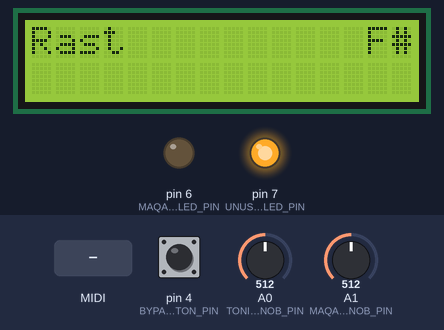
A sketch run on a simulated Arduino Uno, built with avr-gcc and run on an emulated ATmega328P. On the bench: 16×2 character LCD, output pins drawn as LEDs (lit = HIGH). The test bench sets the inputs (shaded band); at power-on: pin 4 (BYPASS_BUTTON_PIN) HIGH, A0 (TONIC_KNOB_PIN) = 512, A1 (MAQAM_KNOB_PIN) = 512. MIDI output is not drawn.

Above: at 2.2 s.
2.3 s: pin 4 (BYPASS_BUTTON_PIN) pulled LOW for 0.15 s
At 3.5 s:
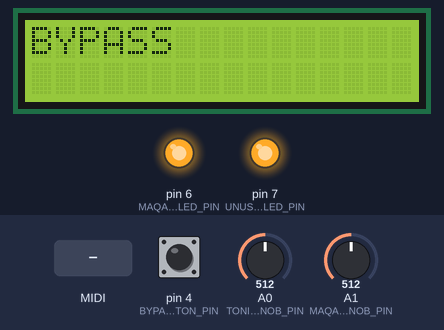
3.9 s: pin 4 (BYPASS_BUTTON_PIN) pulled LOW for 1 s
At 4.9 s:
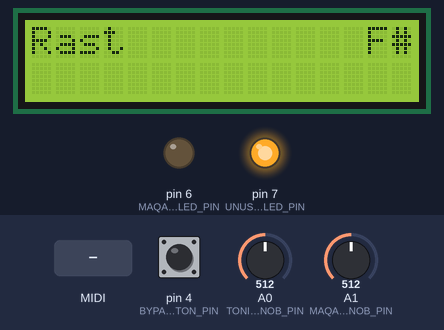
6.4 s: A0 (TONIC_KNOB_PIN) set to 716
At 6.8 s:
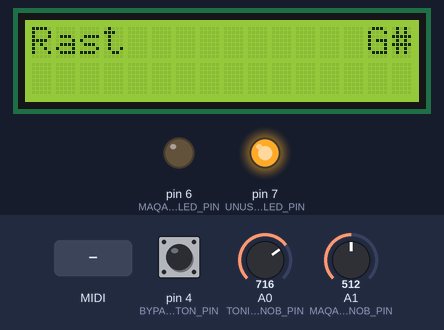
7.9 s: A1 (MAQAM_KNOB_PIN) set to 716
At 9.1 s:
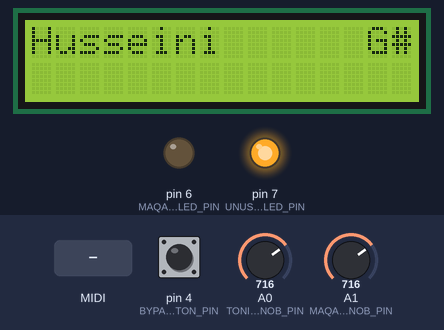
9.4 s: MIDI note 36 received
At 10.4 s:
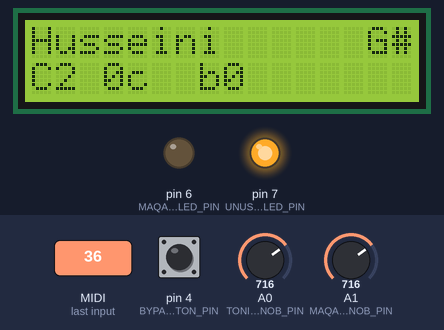
10.9 s: MIDI note 64 received
At 11.6 s:
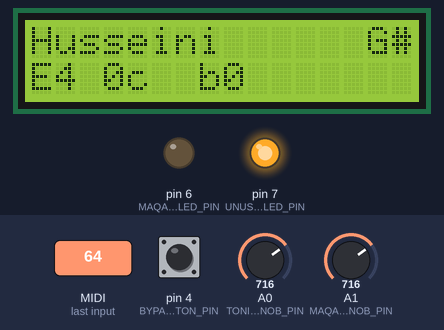
Timing chart, 0 to 13.4 s (numbered marks = the images above; inputs shaded):
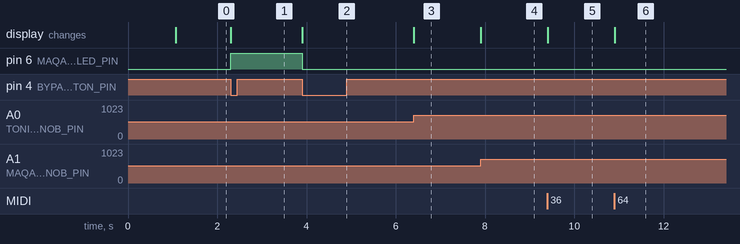

The sketch:

maqamatron.ino
```cpp
// Maqamatron: retunes a mono synth to Arabic maqam quarter tones.
//
// Sits between a MIDI keyboard and a synth. Before each note it sends a
// pitch bend that puts the note where the selected maqam wants it, with the
// keyboard's pitch wheel added on top. Other MIDI passes through.
//
// This file wires the MIDI port, knobs and button to the Engine
// (src/engine.h), which does the tuning.

#include <MIDI.h>
#include <EEPROM.h>

#include "src/settings.h"
#include "src/version.h"
#include "src/maqams.h"
#include "src/frontPanelDisplay.h"
#include "src/controls.h"
#include "src/synth.h"
#include "src/engine.h"
#include "src/settingsStore.h"
#include "src/settingsMenu.h"

MIDI_CREATE_DEFAULT_INSTANCE();

class MidiSynth : public Synth {
public:
  void noteOn(uint8_t channel, uint8_t note, uint8_t velocity) override {
    MIDI.sendNoteOn(note, velocity, channel);
  }
  void noteOff(uint8_t channel, uint8_t note, uint8_t velocity) override {
    MIDI.sendNoteOff(note, velocity, channel);
  }
  void bend(uint8_t channel, int16_t bend) override {
    MIDI.sendPitchBend(bend, channel);
  }
  void passThrough(bool on) override {
    if (on) {
      MIDI.turnThruOn();
    } else {
      MIDI.turnThruOff();
    }
  }
};

MidiSynth synth;
FrontPanelDisplay display;
const EngineSettings DEFAULT_SETTINGS = { BEND_RANGE_CENTS, WHEEL_DEAD_ZONE, NOTE_PRIORITY };
const int SETTINGS_EEPROM_ADDRESS = 0;

Engine engine(synth, display, DEFAULT_SETTINGS);

EngineSettings loadSettings() {
  uint8_t bytes[SETTINGS_BYTES];
  EEPROM.get(SETTINGS_EEPROM_ADDRESS, bytes);
  return decodeSettings(bytes, DEFAULT_SETTINGS);
}

// EEPROM.put() skips bytes that haven't changed, which saves wear.
void saveSettings(const EngineSettings& settings) {
  uint8_t bytes[SETTINGS_BYTES];
  encodeSettings(settings, bytes);
  EEPROM.put(SETTINGS_EEPROM_ADDRESS, bytes);
}

void readControls() {
  controlsUpdate();

  if (controlsKnobsChanged()) {
    engine.setMaqam(controlsTonic(), controlsMaqam());
  }
  if (controlsBypassPressed()) {
    engine.toggleBypass();
  }
}

// The MIDI library takes plain functions, not member functions.
void handleNoteOn(byte channel, byte note, byte velocity)  { engine.noteOn(channel, note, velocity); }
void handleNoteOff(byte channel, byte note, byte velocity) { engine.noteOff(channel, note, velocity); }
void handlePitchBend(byte channel, int bend)               { engine.wheel(channel, bend); }

// Forwards the message MIDI.read() just received, unless the engine handles
// it. Song Position, Song Select and MIDI timecode aren't needed between a
// keyboard and a synth, so they're dropped.
void forwardOtherMessage() {
  midi::MidiType type = MIDI.getType();

  switch (type) {
    case midi::NoteOn:
    case midi::NoteOff:
    case midi::PitchBend:
      break;

    case midi::ControlChange:
    case midi::ProgramChange:
    case midi::AfterTouchChannel:
    case midi::AfterTouchPoly:
      MIDI.send(type, MIDI.getData1(), MIDI.getData2(), MIDI.getChannel());
      break;

    case midi::Clock:
    case midi::Start:
    case midi::Continue:
    case midi::Stop:
    case midi::ActiveSensing:
    case midi::SystemReset:
    case midi::TuneRequest:
      MIDI.sendRealTime(type);
      break;

    case midi::SystemExclusive:
      // The stored message already includes the F0 and F7 bytes.
      MIDI.sendSysEx(MIDI.getSysExArrayLength(), MIDI.getSysExArray(), true);
      break;

    default:
      break;
  }
}

void setup() {
  display.begin();
  display.showVersion(FIRMWARE_VERSION);
  controlsBegin(maqamCount);

  EngineSettings settings = loadSettings();
  if (controlsBypassHeld()) {
    runSettingsMenu(display, settings);
    saveSettings(settings);
  }
  engine.setSettings(settings);

  MIDI.setHandleNoteOn(handleNoteOn);
  MIDI.setHandleNoteOff(handleNoteOff);
  MIDI.setHandlePitchBend(handlePitchBend);
  MIDI.begin(MIDI_CHANNEL_OMNI);
  MIDI.turnThruOff();                       // forwardOtherMessage() forwards instead

  // Not readControls(): the menu may have read the knobs already, so they
  // wouldn't count as changed.
  controlsUpdate();
  engine.setMaqam(controlsTonic(), controlsMaqam());
}

void loop() {
  // In bypass, the library's thru has already forwarded the message.
  if (MIDI.read() && !engine.bypassed()) {
    forwardOtherMessage();
  }
  readControls();
  display.update();
}
```

bend.cpp
```cpp
#include "bend.h"

#include <stdlib.h>   // abs()

int16_t centsToBend(int16_t cents, int16_t rangeCents) {
  int32_t bend = (int32_t)cents * 8192 / rangeCents;   // 32 bits: 50 * 8192 overflows 16
  if (bend < BEND_MIN) bend = BEND_MIN;
  if (bend > BEND_MAX) bend = BEND_MAX;
  return (int16_t)bend;
}

int16_t combineBend(int16_t wheelBend, int16_t noteBend) {
  int16_t total = wheelBend + noteBend;          // at most about +/-16000, fits in 16 bits
  if (total < BEND_MIN) total = BEND_MIN;
  if (total > BEND_MAX) total = BEND_MAX;
  return total;
}

int16_t applyWheelDeadZone(int16_t wheelBend, int16_t deadZone) {
  if (abs(wheelBend) < deadZone) {
    return 0;
  }
  return wheelBend;
}
```

bend.h
```cpp
// Pitch bend math.

#pragma once

#include <stdint.h>

// MIDI pitch bend is 14 bits; the MIDI library centres it on 0.
const int16_t BEND_MIN = -8192;
const int16_t BEND_MAX = 8191;

// rangeCents: the synth's full bend range, e.g. 200 for +/-2 semitones.
int16_t centsToBend(int16_t cents, int16_t rangeCents);

// Clamped to the bend range, so at the edges the maqam offset is lost
// (e.g. a half-flat with the wheel fully down).
int16_t combineBend(int16_t wheelBend, int16_t noteBend);

// Values within deadZone of 0 become 0.
int16_t applyWheelDeadZone(int16_t wheelBend, int16_t deadZone);
```

controls.cpp
```cpp
#include "controls.h"

#include <Arduino.h>

static const int TONIC_KNOB_PIN    = A0;
static const int MAQAM_KNOB_PIN    = A1;
static const int BYPASS_BUTTON_PIN = 4;     // LOW while pressed

static const unsigned long BYPASS_BUTTON_DEBOUNCE_MS = 30;

static int16_t maqamSlices = 1;

// -1 so the first update always counts as a change.
static int16_t tonicSlice = -1;
static int16_t maqamSlice = -1;

static int lastBypassButtonReading = HIGH;
static unsigned long lastBypassButtonChangeTime = 0;

static bool knobsChanged  = false;
static bool bypassPressed = false;

// 1024, not 1023, so the top slice is as wide as the others.
int16_t controlsTonicKnob(int16_t slices) {
  return map(analogRead(TONIC_KNOB_PIN), 0, 1024, 0, slices);
}

int16_t controlsMaqamKnob(int16_t slices) {
  return map(analogRead(MAQAM_KNOB_PIN), 0, 1024, 0, slices);
}

bool controlsBypassHeld() {
  return digitalRead(BYPASS_BUTTON_PIN) == LOW;
}

static void readKnobs() {
  int16_t newTonic = controlsTonicKnob(12);
  int16_t newMaqam = controlsMaqamKnob(maqamSlices);

  if (newTonic != tonicSlice || newMaqam != maqamSlice) {
    tonicSlice = newTonic;
    maqamSlice = newMaqam;
    knobsChanged = true;
  }
}

// Reports the moment of pressing, not holding. After any change the pin is
// ignored while the contacts bounce; no delay(), so MIDI keeps flowing.
static void readBypassButton() {
  if (millis() - lastBypassButtonChangeTime < BYPASS_BUTTON_DEBOUNCE_MS) {
    return;
  }

  int reading = digitalRead(BYPASS_BUTTON_PIN);
  if (reading == lastBypassButtonReading) {
    return;
  }

  lastBypassButtonChangeTime = millis();
  lastBypassButtonReading = reading;

  if (reading == LOW) {
    bypassPressed = true;
  }
}

void controlsBegin(int16_t maqamCount) {
  maqamSlices = maqamCount;
  pinMode(BYPASS_BUTTON_PIN, INPUT_PULLUP); // internal resistor holds the pin HIGH until pressed
}

void controlsUpdate() {
  knobsChanged  = false;
  bypassPressed = false;

  readKnobs();
  readBypassButton();
}

int16_t controlsTonic() {
  return tonicSlice;
}

int16_t controlsMaqam() {
  return maqamSlice;
}

bool controlsKnobsChanged() {
  return knobsChanged;
}

bool controlsBypassPressed() {
  return bypassPressed;
}
```

controls.h
```cpp
// The tonic knob, maqam knob and bypass button. Reports what changed;
// what a change means is up to the caller.

#pragma once

#include <stdint.h>

void controlsBegin(int16_t maqamCount);

// Call every loop(), before the functions below.
void controlsUpdate();

// Knob positions: tonic 0-11, maqam 0 to maqamCount - 1.
int16_t controlsTonic();
int16_t controlsMaqam();

// Which of `slices` equal parts each knob is in, read now. For the
// settings menu, which divides the knobs its own way.
int16_t controlsTonicKnob(int16_t slices);
int16_t controlsMaqamKnob(int16_t slices);

// Whether the button is down right now. For checking at power-on.
bool controlsBypassHeld();

// True only for the update in which it happened.
bool controlsKnobsChanged();
bool controlsBypassPressed();
```

display.h
```cpp
// What the engine shows the player. FrontPanelDisplay is the real one.
// The engine calls these between MIDI messages, so they must return quickly.

#pragma once

#include <stdint.h>

class Display {
public:
  virtual void showMaqam(const char* maqamName, int16_t tonic, bool bypass) = 0;

  // A note that was just tuned, its offset and the bend sent.
  virtual void showNote(uint8_t note, int16_t cents, int16_t bend) = 0;
};
```

engine.cpp
```cpp
#include "engine.h"

#include "maqams.h"
#include "bend.h"

Engine::Engine(Synth& synth, Display& display, EngineSettings settings)
  : synth(synth), display(display), settings(settings) {}

bool Engine::bypassed() const {
  return bypass;
}

// noteOn, noteOff and wheel keep their state up to date even in bypass,
// so leaving bypass tunes whatever is held at that moment.

void Engine::noteOn(uint8_t channel, uint8_t note, uint8_t velocity) {
  heldNotes.add(note);
  lastNoteChannel = channel;
  if (bypass) {
    return;
  }

  // Bend first, so the note doesn't start out of tune.
  tuneSoundingNote(channel);
  synth.noteOn(channel, note, velocity);
}

void Engine::noteOff(uint8_t channel, uint8_t note, uint8_t velocity) {
  heldNotes.remove(note);
  if (bypass) {
    return;
  }

  synth.noteOff(channel, note, velocity);

  // A mono synth falls back to another held key, which needs its own bend.
  if (heldNotes.any()) {
    tuneSoundingNote(channel);
  }
}

void Engine::wheel(uint8_t channel, int16_t bend) {
  wheelBend = applyWheelDeadZone(bend, settings.wheelDeadZone);
  if (bypass) {
    return;
  }
  sendCombinedBend(channel);
}

void Engine::setMaqam(int16_t newTonic, int16_t newMaqam) {
  tonic = newTonic;
  maqam = newMaqam;
  display.showMaqam(maqams[maqam].name, tonic, bypass);
  retuneHeldNote();
}

void Engine::toggleBypass() {
  bypass = !bypass;

  if (bypass) {
    // Thru won't send a bend, so the synth would stay bent by the last
    // maqam offset. Drop it now, keeping the wheel.
    noteBend = 0;
    sendCombinedBend(lastNoteChannel);
    synth.passThrough(true);
  } else {
    synth.passThrough(false);
    retuneHeldNote();
  }

  display.showMaqam(maqams[maqam].name, tonic, bypass);
}

void Engine::setSettings(EngineSettings newSettings) {
  settings = newSettings;
}

int16_t Engine::sendCombinedBend(uint8_t channel) {
  int16_t total = combineBend(wheelBend, noteBend);
  synth.bend(channel, total);
  return total;
}

void Engine::tuneSoundingNote(uint8_t channel) {
  uint8_t note  = heldNotes.sounding(settings.notePriority);
  int16_t cents = maqamCentsForNote(note, tonic, maqam);
  noteBend      = centsToBend(cents, settings.bendRangeCents);
  int16_t bend  = sendCombinedBend(channel);

  display.showNote(note, cents, bend);
}

void Engine::retuneHeldNote() {
  if (heldNotes.any() && !bypass) {
    tuneSoundingNote(lastNoteChannel);
  }
}
```

engine.h
```cpp
// Engine: decides how each note is tuned, and tells the Synth and Display.
// It has no hardware dependencies, so it also runs in the host tests.

#pragma once

#include <stdint.h>

#include "synth.h"
#include "display.h"
#include "heldNotes.h"

// See settings.h.
struct EngineSettings {
  int16_t bendRangeCents;
  int16_t wheelDeadZone;
  NotePriority notePriority;
};

class Engine {
public:
  Engine(Synth& synth, Display& display, EngineSettings settings);

  void noteOn(uint8_t channel, uint8_t note, uint8_t velocity);
  void noteOff(uint8_t channel, uint8_t note, uint8_t velocity);
  void wheel(uint8_t channel, int16_t bend);
  void setMaqam(int16_t tonic, int16_t maqam);
  void toggleBypass();
  void setSettings(EngineSettings settings);   // used from the next note
  bool bypassed() const;

private:
  int16_t sendCombinedBend(uint8_t channel);
  void tuneSoundingNote(uint8_t channel);
  void retuneHeldNote();

  Synth& synth;
  Display& display;
  EngineSettings settings;

  // Start at 0 rather than a "not set" value, so maqams[maqam] is always valid.
  int16_t tonic = 0;
  int16_t maqam = 0;
  bool bypass = false;

  // The synth has one bend per channel, and two things want to set it: the
  // wheel and the maqam offset. Every bend sent is their sum.
  int16_t wheelBend = 0;
  int16_t noteBend  = 0;

  // Retuning after a knob turn or bypass isn't triggered by a MIDI message,
  // so it uses the channel of the last note.
  uint8_t lastNoteChannel = 1;

  HeldNotes heldNotes;
};
```

frontPanelDisplay.cpp
```cpp
#include "frontPanelDisplay.h"

#include <Arduino.h>

#include "maqams.h"

static const int LCD_RS = 13, LCD_E = 12, LCD_D4 = 11, LCD_D5 = 10, LCD_D6 = 9, LCD_D7 = 8;

static const int MAQAM_LED_PIN  = 6;     // green: lit unless bypassed
static const int UNUSED_LED_PIN = 7;     // red
static const int LED_ON  = LOW;          // the shield's LEDs are active low
static const int LED_OFF = HIGH;

static const unsigned long UPDATE_INTERVAL_MS = 100;

FrontPanelDisplay::FrontPanelDisplay()
  : lcd(LCD_RS, LCD_E, LCD_D4, LCD_D5, LCD_D6, LCD_D7) {}

void FrontPanelDisplay::begin() {
  lcd.begin(16, 2);
  pinMode(MAQAM_LED_PIN, OUTPUT);

  // A floating pin can make the unused LED glow faintly, so drive it off.
  // Writing HIGH before switching to output means it never flashes on.
  digitalWrite(UNUSED_LED_PIN, LED_OFF);
  pinMode(UNUSED_LED_PIN, OUTPUT);
}

void FrontPanelDisplay::showVersion(const char* version) {
  lcd.print("Maqamatron");
  lcd.setCursor(0, 1);
  lcd.print(version);
  delay(1000);
  // Line 2 isn't redrawn until a note is played, so don't leave this behind.
  lcd.clear();
}

void FrontPanelDisplay::showSetting(const char* name, const char* value) {
  lcd.setCursor(0, 0);
  printSpaces(16 - lcd.print(name));
  lcd.setCursor(0, 1);
  printSpaces(16 - lcd.print(value));
}

void FrontPanelDisplay::showMaqam(const char* maqamName, int16_t tonic, bool bypass) {
  shownMaqamName = maqamName;
  shownTonic     = tonic;
  shownBypass    = bypass;
  dirty = true;
}

void FrontPanelDisplay::showNote(uint8_t note, int16_t cents, int16_t bend) {
  shownNote  = note;
  shownCents = cents;
  shownBend  = bend;
  noteHasBeenPlayed = true;
  dirty = true;
}

void FrontPanelDisplay::update() {
  if (!dirty) {
    return;
  }

  // The LED is fast, so it doesn't wait for the LCD's rate limit.
  showMaqamLed();

  if (millis() - lastUpdateTime < UPDATE_INTERVAL_MS) {
    return;
  }

  drawMaqamLine();
  if (noteHasBeenPlayed) {
    drawNoteLine();
  }
  dirty = false;
  lastUpdateTime = millis();
}

// Padding over old text is faster than clearing the line first.
void FrontPanelDisplay::printSpaces(int16_t count) {
  for (int16_t i = 0; i < count; i++) {
    lcd.print(' ');
  }
}

// "Husseini       D", or "BYPASS".
void FrontPanelDisplay::drawMaqamLine() {
  lcd.setCursor(0, 0);
  if (shownBypass) {
    int16_t written = lcd.print("BYPASS");
    printSpaces(16 - written);
    return;
  }
  int16_t written = lcd.print(shownMaqamName);
  printSpaces(14 - written);
  written = lcd.print(noteNames[shownTonic]);
  printSpaces(2 - written);
}

// "E4 -50c  b-2048"
void FrontPanelDisplay::drawNoteLine() {
  lcd.setCursor(0, 1);
  int16_t written = 0;
  written += lcd.print(noteNames[shownNote % 12]);
  written += lcd.print(shownNote / 12 - 1); // MIDI note 60 is C4
  written += lcd.print(" ");
  written += lcd.print(shownCents);
  written += lcd.print("c  b");
  written += lcd.print(shownBend);
  printSpaces(16 - written);
}

void FrontPanelDisplay::showMaqamLed() {
  digitalWrite(MAQAM_LED_PIN, shownBypass ? LED_OFF : LED_ON);
}
```

frontPanelDisplay.h
```cpp
// FrontPanelDisplay: the 16x2 LCD and the maqam LED.
//
// showMaqam() and showNote() only record what to show. update() redraws
// at most every 100 ms, because a full LCD redraw takes about 7 ms and
// would hold up MIDI.

#pragma once

#include <stdint.h>
#include <LiquidCrystal.h>

#include "display.h"

class FrontPanelDisplay : public Display {
public:
  FrontPanelDisplay();

  void begin();     // call once in setup()
  void update();    // call every loop()

  // Blocks for a second, so call it in setup() before MIDI starts.
  void showVersion(const char* version);

  // For the settings menu. Draws straight away; update() isn't running yet.
  void showSetting(const char* name, const char* value);

  void showMaqam(const char* maqamName, int16_t tonic, bool bypass) override;
  void showNote(uint8_t note, int16_t cents, int16_t bend) override;

private:
  void printSpaces(int16_t count);
  void drawMaqamLine();
  void drawNoteLine();
  void showMaqamLed();

  LiquidCrystal lcd;

  const char* shownMaqamName = "";
  int16_t shownTonic  = 0;
  bool    shownBypass = false;

  bool    noteHasBeenPlayed = false;   // line 2 stays blank until then
  uint8_t shownNote  = 0;
  int16_t shownCents = 0;
  int16_t shownBend  = 0;

  bool dirty = false;
  unsigned long lastUpdateTime = 0;
};
```

heldNotes.cpp
```cpp
#include "heldNotes.h"

void HeldNotes::add(uint8_t note) {
  remove(note);
  if (count == MAX_HELD_NOTES) {
    remove(notes[0]);
  }
  notes[count] = note;
  count++;
}

void HeldNotes::remove(uint8_t note) {
  for (int16_t i = 0; i < count; i++) {
    if (notes[i] == note) {
      for (int16_t j = i; j < count - 1; j++) {
        notes[j] = notes[j + 1];
      }
      count--;
      return;
    }
  }
}

bool HeldNotes::any() const {
  return count > 0;
}

uint8_t HeldNotes::sounding(NotePriority priority) const {
  if (priority == NotePriority::Low) {
    uint8_t lowest = notes[0];
    for (int16_t i = 1; i < count; i++) {
      if (notes[i] < lowest) {
        lowest = notes[i];
      }
    }
    return lowest;
  }

  if (priority == NotePriority::High) {
    uint8_t highest = notes[0];
    for (int16_t i = 1; i < count; i++) {
      if (notes[i] > highest) {
        highest = notes[i];
      }
    }
    return highest;
  }

  return notes[count - 1];
}
```

Source omitted: heldNotes.h (698 bytes), maqams.cpp (1616 bytes), maqams.h (440 bytes), synth.h (503 bytes), version.h (204 bytes), settings.h (661 bytes), settingsMenu.cpp (2435 bytes), settingsMenu.h (335 bytes), settingsStore.cpp (1189 bytes), settingsStore.h (825 bytes)

Measured:
- after the input at 2.3 s, pin 6 (MAQAM_LED_PIN): LOW → HIGH at once; the display: changes at once (image 1)
- after the input at 3.9 s, pin 6 (MAQAM_LED_PIN): HIGH → LOW at once; the display: changes at once (image 2)
- after the input at 6.4 s, the display: changes at once (image 3)
- after the input at 7.9 s, the display: changes at once (image 4)
- after the input at 9.4 s, the display: changes at once (image 5)
- after the input at 10.9 s, the display: changes at once (image 6)
